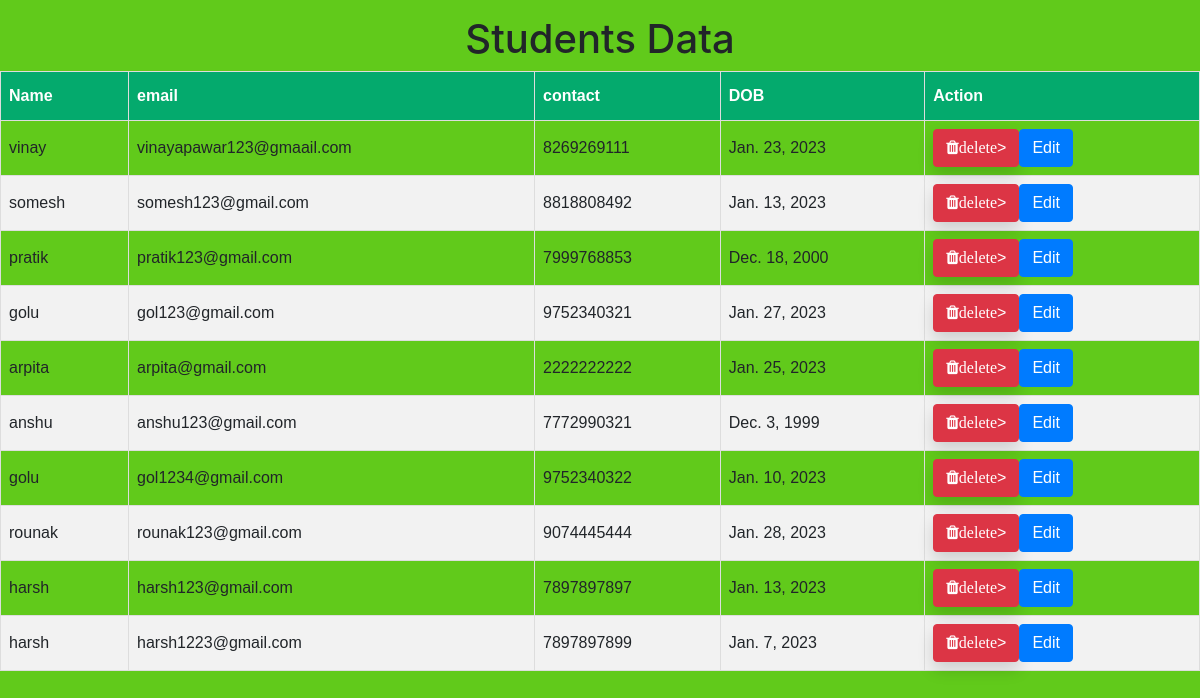
/table/, run on an earlier commit of the app's database.
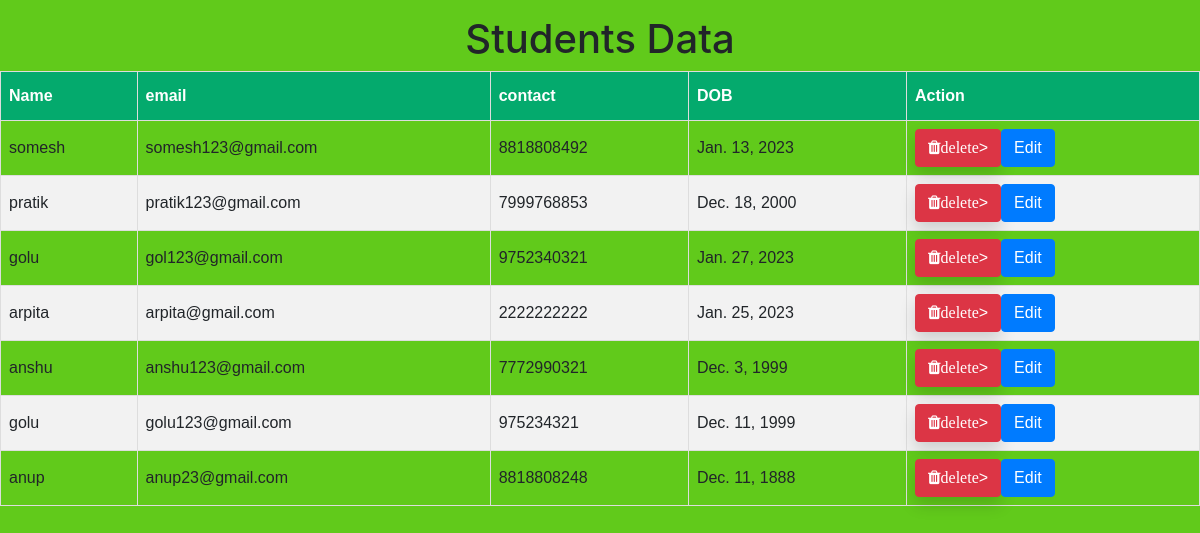
And on a later commit of the database.
### app/models.py (models this page shows)
class User(models.Model):
    name = models.CharField(max_length=200)
    email = models.EmailField(max_length=200)
    contact = models.IntegerField()
    DOB = models.DateField()
    password = models.CharField(max_length=500)

### app/views.py (the view)
# urls.py: path('table/',views.table),
def table(request):
    data = User.objects.all()
    return render(request, 'table.html', {"data": data})

### app/templates/table.html (shortened to what this page needs)
{% load static %}
{%load bootstrap3%}
<!DOCTYPE html>
<html>
<head>
 <link rel="stylesheet" href="https://maxcdn.bootstrapcdn.com/bootstrap/4.5.2/css/bootstrap.min.css">
<link rel="stylesheet" href="https://cdnjs.cloudflare.com/ajax/libs/font-awesome/4.7.0/css/font-awesome.min.css">
 <link href="{% static 'style.css' %}" rel="stylesheet"/>
</head>
</head>
<body>
<h1>Students Data</h1>
<table id="customers">
  <tr>
  <th> Name</th>
  <th>email</th>
    <th>contact</th>
    <th>DOB</th>
    <th>Action</th>
  </tr>
  {% if data %}
  <tbody>
 {% for person in data%}
  <tr>
  <td>{{person.name}}</td>
  <td>{{person.email}}</td>
  <td>{{person.contact}}</td>
  <td>{{person.DOB}}</td>
  <td><div>
     <a href="{% url 'delete' person.pk %}" type="submit" class="btn btn-danger shadow btn-xs sharp me-1"
    data-bs-target="#delete" ... onclick="return confirm('Are you sure you want to delete this?') ">
    <i class="fa fa-trash">delete</i>>
    <a href="/update_view/{{person.id}}/" class="btn btn-primary">Edit</a>
    </div>
    </td>
  </tr>
   {% endfor %}
</tbody>
{%else%}
<p>No data available</p>
{%endif%}
</table>
</body>
</html>

### app/static/style.css (style rules this page uses)
body { background-color: rgb(97, 202, 27); }
h1 { text-align: center; padding-top: 15px; }

### app/templates/table.html (style rules this page uses)
#customers { font-family: Arial, Helvetica, sans-serif; border-collapse: collapse; width: 100%; }
#customers td, #customers th { border: 1px solid #ddd; padding: 8px; }
#customers tr:nth-child(even) { background-color: #f2f2f2; }
#customers th { padding-top: 12px; padding-bottom: 12px; text-align: left; background-color: #04AA6D; color: white; }

What changed in the data, as far as the page shows it:
removed User: name "vinay", email "vinayapawar123@gmaail.com", contact "8269269111", DOB "Jan. 23, 2023"
removed User: name "rounak", email "rounak123@gmail.com", contact "9074445444", DOB "Jan. 28, 2023"
removed User: name "harsh", email "harsh123@gmail.com", contact "7897897897", DOB "Jan. 13, 2023"
removed User: name "harsh", email "harsh1223@gmail.com", contact "7897897899", DOB "Jan. 7, 2023"
changed User: email "gol1234@gmail.com" → "golu123@gmail.com"; contact "9752340322" → "975234321"; DOB "Jan. 10, 2023" → "Dec. 11, 1999"
added User: name "anup", email "anup23@gmail.com", contact "8818808248", DOB "Dec. 11, 1888"
